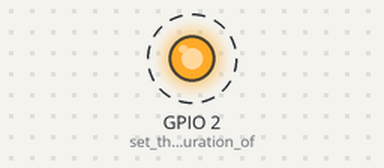
Bench run of a sketch on a simulated ESP8266 (NodeMCU). Shown: output pins drawn as LEDs (lit = HIGH). Dashed ring = blinking. WiFi joins after 1.5 s; servers stay silent unless stated; uploads are accepted with an empty reply; what the sketch prints to the serial monitor is not drawn.

Above: at 2.1 s.
Timing chart, 0 to 6.6 s (numbered marks = the images above):
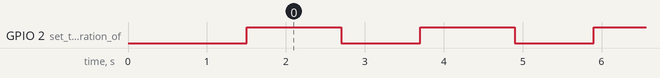

The sketch:

counterHTTPClient.ino
```cpp
//sending counter values at the rate of 2 second to http server
#include <ESP8266WiFi.h>
#include <ESP8266HTTPClient.h>
#include <Arduino_JSON.h>
int i=0;
void setup() {
  Serial.begin(9600);
  pinMode(LED_BUILTIN, OUTPUT);   //set the configuration of LED to output mode
  digitalWrite(LED_BUILTIN, LOW);    // turn the LED off by making the voltage LOW
  Serial.println("Board booted");
  WiFi.begin("iitk");       //WiFi.begin("User","Password")        i used iitk to connect through IIT Kanpur campus network
  Serial.print("Connecting");
  while (WiFi.status() != WL_CONNECTED)
  {
    delay(500);
    Serial.print(".");
  }
  Serial.println();
  Serial.print("Connected, IP address: ");
  Serial.println(WiFi.localIP());
}

void loop()
{
  if(WiFi.status()==WL_CONNECTED)
  {
    digitalWrite(LED_BUILTIN, HIGH);   //LED will not ON if wifi disconnected
    WiFiClient client;
    HTTPClient hc;
    hc.begin(client,"http://172.26.194.220:5000/data");     //ip address of http server
    hc.addHeader("Content-Type","application/json");
    JSONVar obj;
    obj["Counter"]=i++;
    hc.POST(JSON.stringify(obj));
    delay(1000);
  }
  digitalWrite(LED_BUILTIN, LOW);    // turn the LED off by making the voltage LOW
  delay(1000);     //LED blinking pattern - blinking:wifi-connected off:wifi-disconnected
}
```

Measured:
- by itself, GPIO 2 (set_the_configuration_of): alternates HIGH for 1.2 s and LOW for 1.0 s
